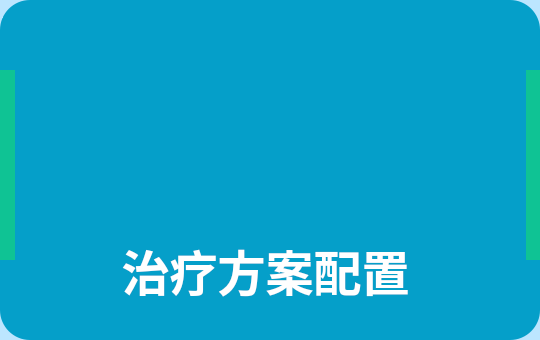
<?xml version="1.0" encoding="UTF-8"?>
<ui version="4.0">
 <class>QtHomePagesOrganizeClass</class>
 <widget class="QWidget" name="QtHomePagesOrganizeClass">
  <property name="geometry">
   <rect>
    <x>0</x>
    <y>0</y>
    <width>540</width>
    <height>340</height>
   </rect>
  </property>
  <property name="windowTitle">
   <string>QtHomePagesOrganize</string>
  </property>
  <property name="styleSheet">
   <string notr="true">background-color: rgb(188, 230, 255);
border-top-left-radius:30px;
border-top-right-radius:30px;
border-bottom-left-radius:30px;
border-bottom-right-radius:30px;</string>
  </property>
  <widget class="QWidget" name="centralWidget" native="true">
   <property name="geometry">
    <rect>
     <x>0</x>
     <y>0</y>
     <width>540</width>
     <height>340</height>
    </rect>
   </property>
   <property name="styleSheet">
    <string notr="true">QWidget#centralWidget
{
background-color:#059FC9;
border-top-left-radius:30px;
border-top-right-radius:30px;
border-bottom-left-radius:30px;
border-bottom-right-radius:30px;
}</string>
   </property>
   <widget class="QLabel" name="label_">
    <property name="geometry">
     <rect>
      <x>210</x>
      <y>70</y>
      <width>161</width>
      <height>141</height>
     </rect>
    </property>
    <property name="styleSheet">
     <string notr="true">background-color:#059FC9;</string>
    </property>
    <property name="text">
     <string/>
    </property>
    <property name="pixmap">
     <pixmap resource="PhysicalTherapyRobot.qrc">:/PlanImage.png</pixmap>
    </property>
   </widget>
   <widget class="QPushButton" name="pushButton_Plan">
    <property name="geometry">
     <rect>
      <x>110</x>
      <y>230</y>
      <width>311</width>
      <height>80</height>
     </rect>
    </property>
    <property name="font">
     <font>
      <family>Arial</family>
      <pointsize>36</pointsize>
      <weight>75</weight>
      <bold>true</bold>
     </font>
    </property>
    <property name="styleSheet">
     <string notr="true">QPushButton {
    background-color:#059FC9;
    color: white;
	border-radius:15px;
    padding: 5px 10px;
}
 
QPushButton:hover {
    background-color:#059FC9;
	color: black;
}
 
QPushButton:pressed {
    background-color:#059FC9;
	color: black;
}
 
QPushButton:disabled {
    background-color: #f0f0f0;
    color: #999;
}</string>
    </property>
    <property name="text">
     <string>治疗方案配置</string>
    </property>
   </widget>
   <widget class="QLabel" name="label_Left">
    <property name="geometry">
     <rect>
      <x>0</x>
      <y>70</y>
      <width>15</width>
      <height>190</height>
     </rect>
    </property>
    <property name="styleSheet">
     <string notr="true">QLabel#label_Left
{
background-color:#0FC394;
border-top-right-radius:15px;
border-bottom-right-radius:15px;
}

</string>
    </property>
    <property name="text">
     <string/>
    </property>
   </widget>
   <widget class="QLabel" name="label_Right">
    <property name="geometry">
     <rect>
      <x>526</x>
      <y>70</y>
      <width>15</width>
      <height>190</height>
     </rect>
    </property>
    <property name="styleSheet">
     <string notr="true">background-color:#0FC394;
border-top-left-radius:15px;
border-bottom-left-radius:15px;</string>
    </property>
    <property name="text">
     <string/>
    </property>
   </widget>
  </widget>
  <widget class="QToolBar" name="mainToolBar">
   <property name="geometry">
    <rect>
     <x>0</x>
     <y>0</y>
     <width>4</width>
     <height>12</height>
    </rect>
   </property>
  </widget>
  <widget class="QStatusBar" name="statusBar">
   <property name="geometry">
    <rect>
     <x>0</x>
     <y>0</y>
     <width>3</width>
     <height>18</height>
    </rect>
   </property>
  </widget>
 </widget>
 <layoutdefault spacing="6" margin="11"/>
 <resources>
  <include location="PhysicalTherapyRobot.qrc"/>
 </resources>
 <connections/>
</ui>
